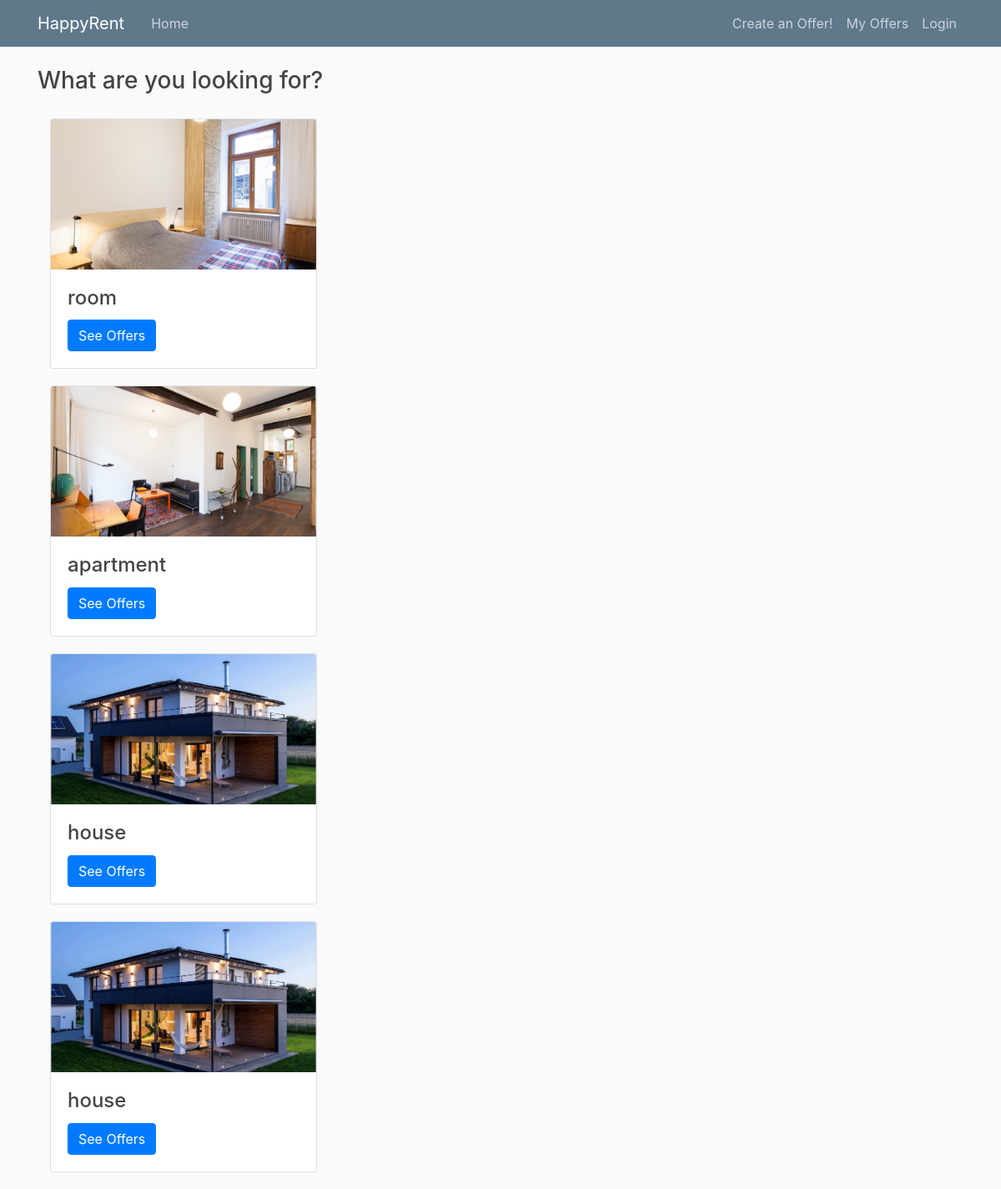
The page /home on the database its author committed.
### property_project/db_models.py (models this page shows, shortened)
class PropertyType(db.Model):
    __tablename__ = 'property_type'
    id = db.Column(db.Integer, primary_key=True)
    type = db.Column(db.String(250), nullable=False)
    date_posted = db.Column(db.DateTime, nullable=False,
                            default=datetime.datetime.utcnow)

### property_project/routes.py (the view)
@app.route("/")
@app.route("/home")
def home():
    property_types = []
    for type in db.session.query(PropertyType).distinct(PropertyType.type)\
            .group_by(PropertyType.type, PropertyType.id):
        property_types.append(type)
    return render_template('home.html', categories=property_types)

### property_project/templates/home.html
{% extends "layout.html" %}
{% block content %}
<h3>What are you looking for?</h3>
<div class="gap-20"></div>
<div class="card-deck-wrapper">
    <div class="card-deck">
        <div class="col-md-6">
            {% for category in categories %}
            <div class="card">
                {% if category.type == 'house' %}
                    <img class="card-img-top" src="../static/images/house_1.jpg" alt="image of a house">
                {% elif category.type == 'apartment' %}
                    <img class="card-img-top" src="../static/images/apartment_1.jpg" alt="image of an apartment">
                {% else %}
                    <img class="card-img-top" src="../static/images/room_1.jpg" alt="image of a room">
                {% endif %}
                <div class="card-body">
                    <h4 class="card-title">{{ category.type }}</h4>
                    {% if category.type == 'house' %}
                        <a href="{{ url_for('show_houses')}}" class="btn btn-primary stretched-link">See Offers</a>
                    {% elif category.type == 'apartment' %}
                        <a href="{{ url_for('show_apartments')}}" class="btn btn-primary stretched-link">See Offers</a>
                    {% else %}
                        <a href="{{ url_for('show_rooms')}}" class="btn btn-primary stretched-link">See Offers</a>
                    {% endif %}
                </div>
            </div>
            <div class="gap-20"></div>
            {% endfor %}
        </div>
    </div>
</div>
{% endblock content %}

### property_project/static/main.css (style rules this page uses)
body { background: #fafafa; color: #333333; margin-top: 5rem; }
h1, h2, h3, h4, h5, h6 { color: #444444; }
.gap-20 { width:100%; height:20px; }
.card-img-top { width: 100%; height: 15vw; object-fit: cover; }

### rows shown on the page
PropertyType: type "room"
PropertyType: type "apartment"
PropertyType: type "house"
PropertyType: type "house"
